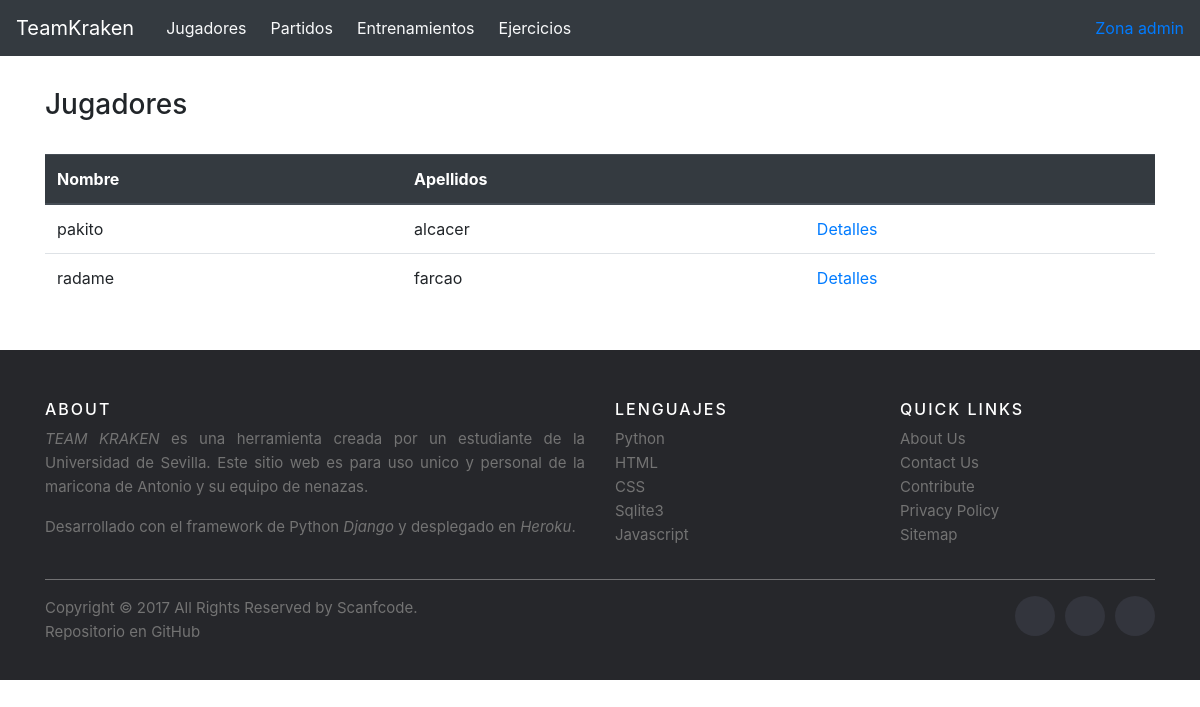
/jugadores/, run on the app's committed database.
### principal/models.py (models this page shows, shortened)
class Jugador(models.Model):
    PIE_DERECHO = 'PD'
    PIE_IZQUIERDO = 'PI'
    AMBIDIESTRO = 'AM'
    PIE_DOMINANTE_CHOICES = [
        (PIE_DERECHO, 'Pie derecho'),
        (PIE_IZQUIERDO, 'Pie izquierdo'),
        (AMBIDIESTRO, 'Ambidiestro'),
    ]
    nombre = models.CharField(max_length=30, verbose_name='Nombre')
    apellidos = models.CharField(max_length=50, verbose_name='Apellidos')
    fechaNacimiento = models.DateField(verbose_name='Fecha de nacimiento')
    posicionPrincipal = models.CharField(max_length=30, verbose_name='Posicion principal')
    posicionesSecundarias = models.ManyToManyField(Posicion)
    altura = models.DecimalField(max_digits=5, decimal_places=2)
    pieDominante = models.CharField(max_length=2, choices=PIE_DOMINANTE_CHOICES, default=PIE_DERECHO)

### principal/views.py (the view)
# urls.py: path('jugadores/', views.jugadoresList, name='jugadores'),
def jugadoresList(request):
    jugadores = Jugador.objects.all()
    return render(request, 'jugadores.html', {'jugadores': jugadores})

### principal/templates/jugadores.html
{% extends 'base.html' %}
{% block content %}
	<br/>
	<h3>Jugadores</h3>
	<br/>
	<div class="mb-5">
		<table class="table table-hover" id="carsTable">
  			<thead class="thead-dark">
    			<tr>
      				<th scope="col">Nombre</th>
      				<th scope="col">Apellidos</th>
      				<th scope="col"></th>
    			</tr>
  			</thead>
  			<tbody>
  				{% for jugador in jugadores %}
    			<tr>
					<td>{{ jugador.nombre }}</td>
					<td>{{ jugador.apellidos }}</td>
					<td>
						<a href='/jugadores/jugador/{{ jugador.id }}'>Detalles</a>
					</td>
    			</tr>
    			{% endfor %}
  			</tbody>
  		</table>
	</div>
{% endblock %}

### data on the page
Jugador: nombre "pakito", apellidos "alcacer"
Jugador: nombre "radame", apellidos "farcao"
